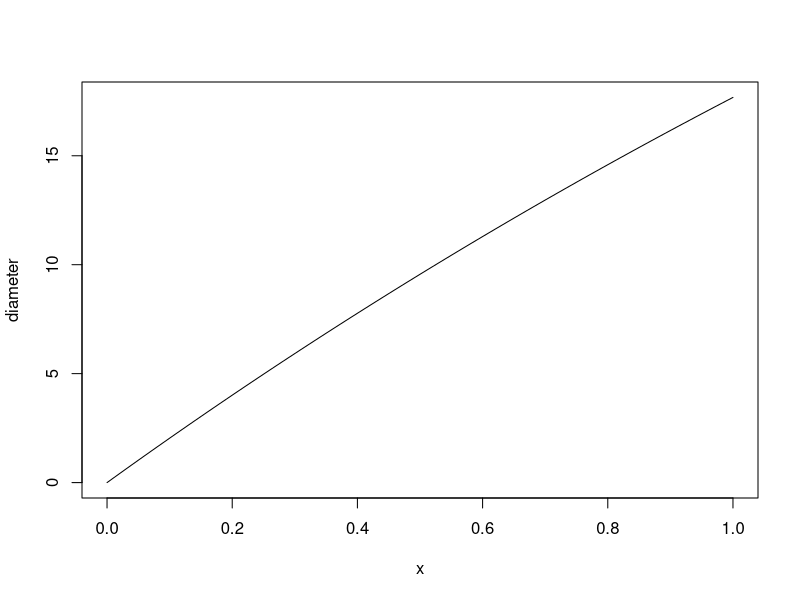

The R script that drew this image:
####### Mae Rennick
###### Urchin Growth Rates

##Kenner 1992 (Population dynamics of the sea urchin Strongylocentrotus purpuratus in a Central California kelp forest: recruitment, mortality, growth, and diet) Growth Curve 

## Von Bertalanffy Equation 
#Test diameter as a product of age

Din<- 63.38
K<- .327 #growth rate constant
a0<-0

diameter <- function(a) {
  D <- Din*(1-exp(-K*(a-a0)))
  return(D)
}

age<-c()

diameter(age)


plot(diameter)

#Dd/Da=K(Din-D)
#seasonally adjusted Bertalanffy exists

##for loop where each age is i a0 can tay at zero 
#but then you need to add change in diameter to original diameters unit of time will be one year unless you want to divide it by 12 to have it by month


#size dependent consumption rate based of of mesocosum expiriments

b<-.00089
a<-.003482

#per_cap_consumption<-a+b*D



